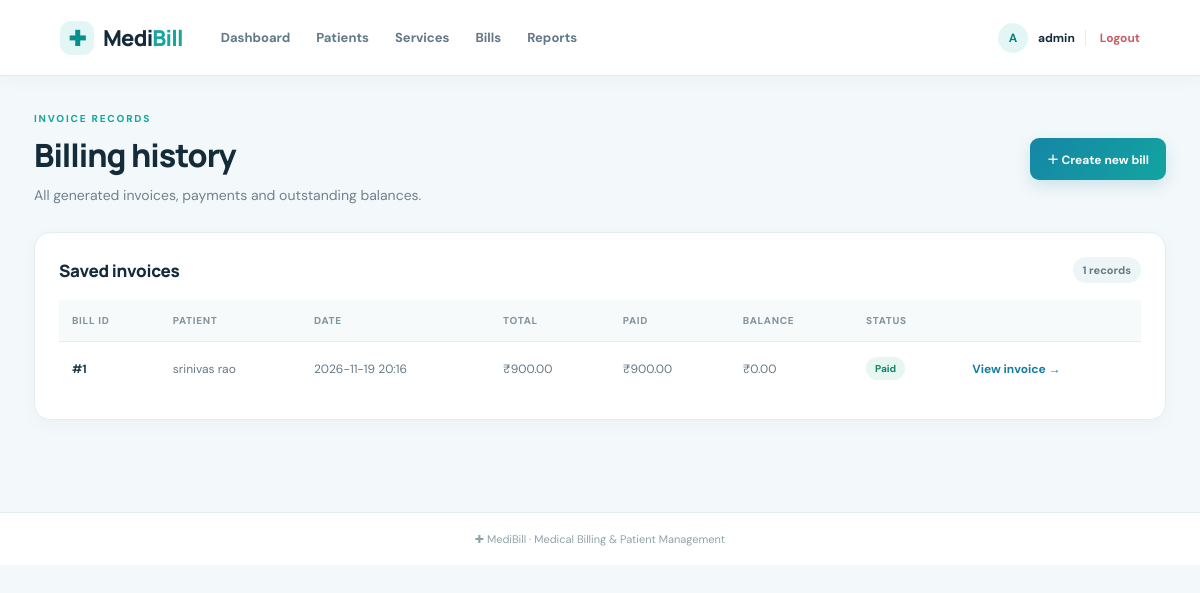
The page /bills (signed in) on the database its author committed.
### tables this page shows
CREATE TABLE bills (
        id INTEGER PRIMARY KEY AUTOINCREMENT,
        patient_id INTEGER NOT NULL,
        bill_date TEXT NOT NULL,
        discount REAL NOT NULL DEFAULT 0,
        total REAL NOT NULL,
        paid REAL NOT NULL DEFAULT 0,
        notes TEXT,
        FOREIGN KEY(patient_id) REFERENCES patients(id)
    );

CREATE TABLE patients (
        id INTEGER PRIMARY KEY AUTOINCREMENT,
        name TEXT NOT NULL,
        age INTEGER,
        gender TEXT,
        phone TEXT,
        email TEXT,
        created_at TEXT NOT NULL
    );

### app.py (the view)
@app.route("/bills")
@login_required
def bills():
    rows = get_db().execute("""
        SELECT bills.*, patients.name AS patient_name
        FROM bills JOIN patients ON patients.id = bills.patient_id
        ORDER BY bills.id DESC
    """).fetchall()
    return render_template("bills.html", bills=rows)

### app.py (called while the page is built)
def get_db():
    if "db" not in g:
        g.db = sqlite3.connect(DATABASE, timeout=15)
        g.db.row_factory = sqlite3.Row
        g.db.execute("PRAGMA foreign_keys = ON")
        g.db.execute("PRAGMA journal_mode = WAL")
    return g.db

def login_required(view):
    @wraps(view)
    def wrapped(*args, **kwargs):
        if "user_id" not in session:
            flash("Please log in to continue.", "warning")
            return redirect(url_for("login"))
        return view(*args, **kwargs)
    return wrapped

### templates/bills.html
{% extends "base.html" %}{% block title %}Billing history | MediBill{% endblock %}
{% block content %}
<div class="page-heading"><div><p class="eyebrow">INVOICE RECORDS</p><h1>Billing history</h1><p class="muted">All generated invoices, payments and outstanding balances.</p></div><a class="button primary" href="{{ url_for('new_bill') }}">＋ Create new bill</a></div>
<div class="content-card">{% if bills %}<div class="section-head"><h2>Saved invoices</h2><span class="count-pill">{{ bills|length }} records</span></div><div class="table-wrap"><table><thead><tr><th>Bill ID</th><th>Patient</th><th>Date</th><th>Total</th><th>Paid</th><th>Balance</th><th>Status</th><th></th></tr></thead><tbody>{% for b in bills %}<tr><td class="strong">#{{ b.id }}</td><td>{{ b.patient_name }}</td><td>{{ b.bill_date }}</td><td>₹{{ "%.2f"|format(b.total) }}</td><td>₹{{ "%.2f"|format(b.paid) }}</td><td>₹{{ "%.2f"|format(b.total-b.paid) }}</td><td><span class="badge {{ 'paid' if b.paid >= b.total else 'pending' }}">{{ 'Paid' if b.paid >= b.total else 'Pending' }}</span></td><td><a class="text-link" href="{{ url_for('bill_detail', bill_id=b.id) }}">View invoice →</a></td></tr>{% endfor %}</tbody></table></div>{% else %}<div class="empty-state"><div class="empty-icon">▤</div><h3>No invoices have been created yet</h3><p>Once you generate and save an invoice, it will appear here.</p><a class="button primary" href="{{ url_for('new_bill') }}">Create your first invoice</a></div>{% endif %}</div>
{% endblock %}

### static/style.css (style rules this page uses)
:root { --ink:#142b3a;--muted:#6f8290;--line:#e3edf0;--bg:#f3f8fa;--blue:#167da0;--navy:#123849;--teal:#16a6a0;--green:#16866a }
* { box-sizing:border-box }
body { margin:0;background:var(--bg);color:var(--ink);font-family:'DM Sans',Arial,sans-serif;font-size:14px }
a { color:inherit;text-decoration:none }
.topbar nav a:hover,.text-link { color:var(--blue) }
.page-heading { display:flex;align-items:center;justify-content:space-between;gap:20px;margin-bottom:26px }
.eyebrow { font-size:10px;font-weight:800;letter-spacing:1.8px;color:var(--teal);margin:0 0 8px }
.page-heading h1,.welcome-banner h1 { font:800 32px Manrope,sans-serif;letter-spacing:-1px;margin:0 }
.muted { color:var(--muted);line-height:1.6;margin:7px 0 0 }
.button { display:inline-flex;align-items:center;justify-content:center;border:0;border-radius:9px;padding:12px 17px;font:700 12px 'DM Sans',sans-serif;cursor:pointer;white-space:nowrap }
.primary { background:linear-gradient(135deg,#1685a6,#12a5a0);color:#fff;box-shadow:0 6px 15px #1685a62b }
.stat-card,.content-card { background:#fff;border:1px solid var(--line);border-radius:16px;box-shadow:0 5px 18px #12384908 }
.content-card { padding:24px;margin-bottom:22px }
.content-card h2 { font:800 17px Manrope,sans-serif;margin:0 0 14px;letter-spacing:-.3px }
.section-head { display:flex;align-items:center;justify-content:space-between;gap:12px;margin-bottom:17px }
.section-head h2 { margin:0 }
.count-pill { background:#edf5f7;color:#647b87;border-radius:30px;padding:6px 10px;font-size:11px;font-weight:700 }
.table-wrap { width:100%;overflow-x:auto }
table { border-collapse:collapse;width:100%;white-space:nowrap }
th { text-align:left;color:#82949e;text-transform:uppercase;letter-spacing:.7px;font-size:10px;font-weight:800;background:#f7fafb;padding:14px 13px;border-bottom:1px solid var(--line) }
td { padding:15px 13px;border-bottom:1px solid #edf2f4;color:#637987;font-size:12px }
tbody tr:last-child td { border-bottom:0 }
.strong { font-weight:700;color:#263f4c }
.badge { display:inline-block;border-radius:30px;padding:5px 9px;font-size:10px;font-weight:800 }
.badge.paid { color:#16866a;background:#e6f7f0 }
.text-link { font-weight:700;font-size:12px }

### rows shown on the page
bills: id "1", patient_name "srinivas rao", bill_date "2026-11-19 20:16", total "900.00", paid "900.00", b.total-b.paid "0.00", paid+total "Paid"

### other values the page prints
{{ session.get('username','U')[0]|upper }} "A"
{{ session.get('username') }} "admin"
{{ bills|length }} "1"
